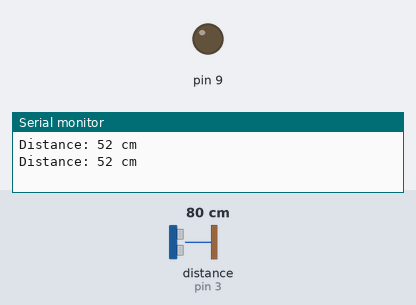
Bench run of a sketch on a simulated Arduino Uno, built with avr-gcc and run on an emulated ATmega328P. Shown: output pins drawn as LEDs (lit = HIGH), the last lines printed to the serial monitor. Wiring (inferred from the names in the program): ultrasonic range finder: trigger pin 2; echo pin 3. The test bench sets the inputs (shaded band); at power-on: distance to the obstacle (sensor on pin 3) 80 cm. The echo pulse lasts 58.3 µs per cm; pins used as bus, display or sensor lines are not drawn.

Above: at 2.8 s.
2.9 s: distance to the obstacle (sensor on pin 3) set to 2 cm
At 4.7 s:
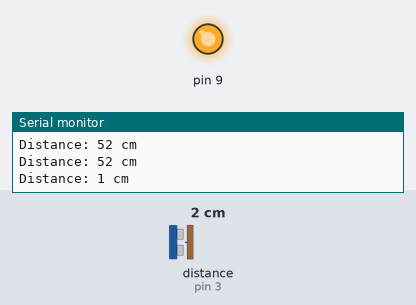
5.6 s: distance to the obstacle (sensor on pin 3) set to 9 cm
At 6.9 s:
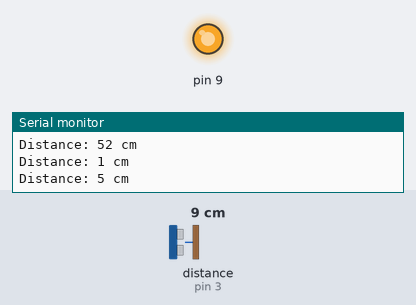
8.3 s: distance to the obstacle (sensor on pin 3) set to 18 cm
At 11.1 s:
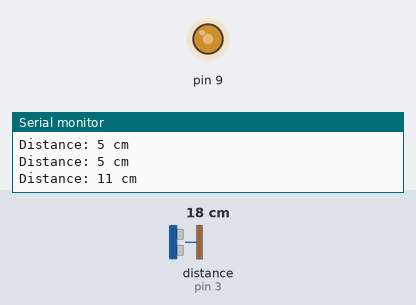
11.6 s: distance to the obstacle (sensor on pin 3) set to 23 cm
At 13.3 s:
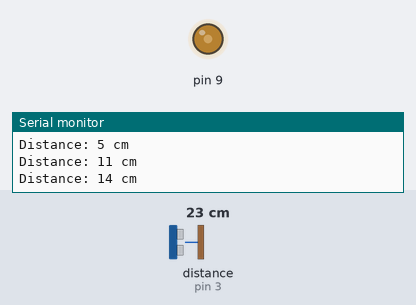
14.3 s: distance to the obstacle (sensor on pin 3) set to 17 cm
At 17.6 s:
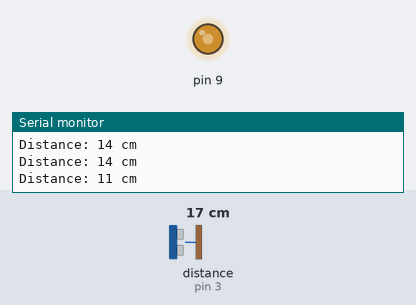
Timing chart, 0 to 18.6 s (numbered marks = the images above; inputs shaded):
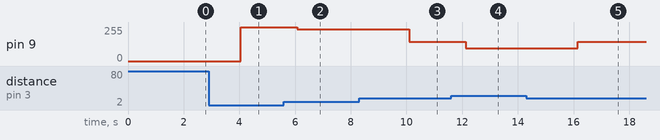

The sketch:

CPSlab5.4.ino
```cpp
#include <avr/io.h>
#include <util/delay.h>

#define TRIG_PIN PD2   // D2
#define ECHO_PIN PD3   // D3

void uart_init() {
    UBRR0H = 0;
    UBRR0L = 103; // 9600 baud @ 16 MHz
    UCSR0B = (1 << TXEN0);
    UCSR0C = (1 << UCSZ01) | (1 << UCSZ00);
}

void uart_send(char c) {
    while (!(UCSR0A & (1 << UDRE0)));
    UDR0 = c;
}

void uart_print(const char *s) {
    while (*s) uart_send(*s++);
}

void uart_print_int(long n) {
    char buf[16];
    ltoa(n, buf, 10);
    uart_print(buf);
}

// ==================== ULTRASONIC ====================
long read_distance_cm() {
    unsigned long duration = 0;

    // Trigger pulse
    PORTD &= ~(1 << TRIG_PIN);
    _delay_us(2);
    PORTD |= (1 << TRIG_PIN);
    _delay_us(10);
    PORTD &= ~(1 << TRIG_PIN);

    // Wait for echo HIGH
    while (!(PIND & (1 << ECHO_PIN)));

    // Measure time while HIGH
    while (PIND & (1 << ECHO_PIN)) {
        duration++;
        _delay_us(1);
    }

    return (duration * 0.034 / 2);
}

void setup() {
    // TRIG output
    DDRD |= (1 << TRIG_PIN);

    // ECHO input
    DDRD &= ~(1 << ECHO_PIN);

    // PWM pin D9 (OC1A)
    DDRB |= (1 << PB1);

    // Timer1 Fast PWM 8-bit, OC1A = non-inverting
    TCCR1A = (1 << WGM10) | (1 << COM1A1);
    TCCR1B = (1 << WGM12) | (1 << CS11);  // prescaler = 8

    uart_init();
}

void loop() {
    long dist = read_distance_cm();

    uart_print("Distance: ");
    uart_print_int(dist);
    uart_print(" cm\r\n");

    // ==================== FAN CONTROL ====================
    if (dist <= 4) {
        OCR1A = 255;   // full speed
    }
    else if (dist <= 20) {
        int pwm = 255 - ((dist - 4) * 255 / 16);
        if (pwm < 0) pwm = 0;
        OCR1A = pwm;
    }
    else {
        OCR1A = 0;     // off
    }

    _delay_ms(2000);
}
```

Measured:
- after the input at 2.9 s, pin 9: 0/255 → 255/255 after 1.2 s
- after the input at 5.6 s, pin 9: 255/255 → 240/255 after 0.47 s
- after the input at 8.3 s, pin 9: 240/255 → 144/255 after 1.8 s
- after the input at 11.6 s, pin 9: 144/255 → 96/255 after 0.52 s
- after the input at 14.3 s, pin 9: 96/255 → 144/255 after 1.9 s
